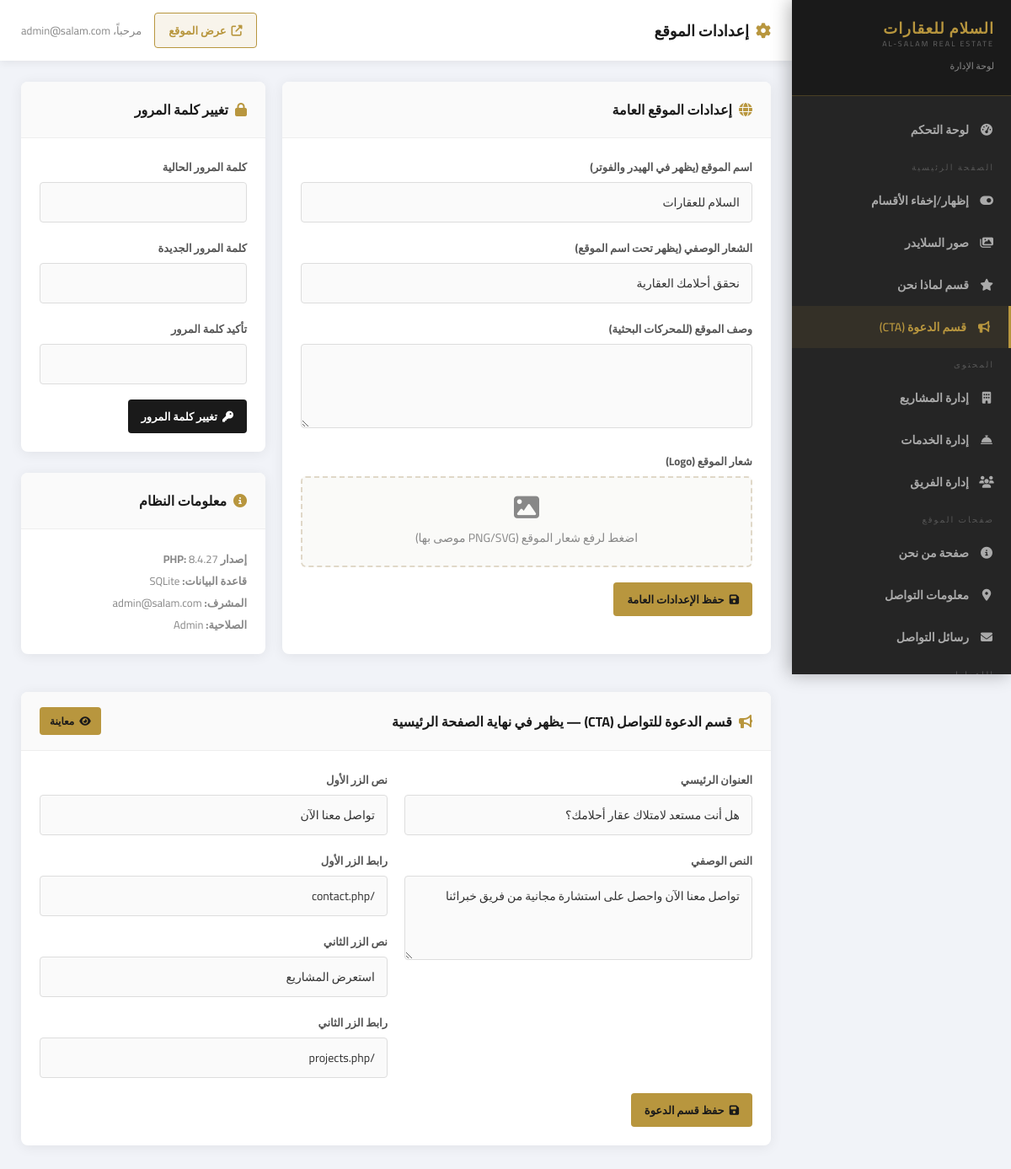
Screenshot of /admin/settings.php (signed in) with the database file from the repository.
### tables this page shows
CREATE TABLE site_settings (
    id INTEGER PRIMARY KEY AUTOINCREMENT,
    site_name TEXT DEFAULT 'السلام للعقارات',
    tagline TEXT DEFAULT 'نحقق أحلامك العقارية',
    logo_path TEXT,
    primary_color TEXT DEFAULT '#b8963e',
    meta_description TEXT,
    footer_text TEXT
, cta_title TEXT DEFAULT 'هل أنت مستعد لامتلاك عقار أحلامك؟', cta_subtitle TEXT DEFAULT 'تواصل معنا الآن واحصل على استشارة مجانية من فريق خبرائنا', cta_btn1_text TEXT DEFAULT 'تواصل معنا الآن', cta_btn1_link TEXT DEFAULT '/contact.php', cta_btn2_text TEXT DEFAULT 'استعرض المشاريع', cta_btn2_link TEXT DEFAULT '/projects.php');

### admin/settings.php (the view, shortened to what this page needs)
<?php
require_once __DIR__ . '/../includes/admin-check.php';
$settings = $pdo->query("SELECT * FROM site_settings LIMIT 1")->fetch();
include __DIR__ . '/../includes/admin-header.php';
?>
<div style="display:grid;grid-template-columns:2fr 1fr;gap:20px;margin-bottom:20px;">
<div class="admin-card">
    <div class="admin-card-header">
        <h3><i class="fas fa-globe"></i> إعدادات الموقع العامة</h3>
    </div>
    <div class="admin-card-body">
        <form method="POST" enctype="multipart/form-data">
            <div class="form-mb">
                <label class="form-label">اسم الموقع (يظهر في الهيدر والفوتر)</label>
                <input type="text" name="site_name" class="form-control" value="<?php echo htmlspecialchars($settings['site_name'] ?? 'السلام للعقارات'); ?>">
            </div>
            <div class="form-mb">
                <label class="form-label">الشعار الوصفي (يظهر تحت اسم الموقع)</label>
                <input type="text" name="tagline" class="form-control" value="<?php echo htmlspecialchars($settings['tagline'] ?? ''); ?>" placeholder="نحقق أحلامك العقارية">
            </div>
            <div class="form-mb">
                <label class="form-label">وصف الموقع (للمحركات البحثية)</label>
                <textarea name="meta_description" class="form-control" rows="2"><?php echo htmlspecialchars($settings['meta_description'] ?? ''); ?></textarea>
            </div>
            <div class="form-mb">
                <label class="form-label">شعار الموقع (Logo)</label>
                <div class="upload-area">
                    <i class="fas fa-image"></i>
                    <span>اضغط لرفع شعار الموقع (PNG/SVG موصى بها)</span>
                </div>
            </div>
            <button type="submit" class="btn btn-gold"><i class="fas fa-save"></i> حفظ الإعدادات العامة</button>
        </form>
    </div>
</div>
<div>
    <div class="admin-card">
        <div class="admin-card-header">
            <h3><i class="fas fa-lock"></i> تغيير كلمة المرور</h3>
        </div>
        <div class="admin-card-body">
            <form method="POST">
                <div class="form-mb">
                    <label class="form-label">كلمة المرور الحالية</label>
                    <input type="password" name="old_password" class="form-control" required>
                </div>
                <div class="form-mb">
                    <label class="form-label">كلمة المرور الجديدة</label>
                    <input type="password" name="new_password" class="form-control" required minlength="6">
                </div>
                <div class="form-mb">
                    <label class="form-label">تأكيد كلمة المرور</label>
                    <input type="password" name="confirm_password" class="form-control" required>
                </div>
                <button type="submit" class="btn btn-dark"><i class="fas fa-key"></i> تغيير كلمة المرور</button>
            </form>
        </div>
    </div>
    <div class="admin-card" style="margin-top:15px;">
        <div class="admin-card-header"><h3><i class="fas fa-info-circle"></i> معلومات النظام</h3></div>
        <div class="admin-card-body">
            <div style="font-size:13px;color:#888;line-height:2;">
                <p><strong>إصدار PHP:</strong> <?php echo PHP_VERSION; ?></p>
                <p><strong>قاعدة البيانات:</strong> SQLite</p>
                <p><strong>المشرف:</strong> <?php echo htmlspecialchars($_SESSION['admin_email']); ?></p>
                <p><strong>الصلاحية:</strong> <?php echo htmlspecialchars($_SESSION['admin_role'] ?? 'Admin'); ?></p>
            </div>
        </div>
    </div>
</div>
</div>
<div class="admin-card" id="cta">
    <div class="admin-card-header">
        <h3><i class="fas fa-bullhorn"></i> قسم الدعوة للتواصل (CTA) — يظهر في نهاية الصفحة الرئيسية</h3>
        <a href="/index.php#cta" class="btn btn-sm btn-gold" target="_blank"><i class="fas fa-eye"></i> معاينة</a>
    </div>
    <div class="admin-card-body">
        <form method="POST">
            <div style="display:grid;grid-template-columns:1fr 1fr;gap:20px;">
                <div>
                    <div class="form-mb">
                        <label class="form-label">العنوان الرئيسي</label>
                        <input type="text" name="cta_title" class="form-control" value="<?php echo htmlspecialchars($settings['cta_title'] ?? 'هل أنت مستعد لامتلاك عقار أحلامك؟'); ?>">
                    </div>
                    <div class="form-mb">
                        <label class="form-label">النص الوصفي</label>
                        <textarea name="cta_subtitle" class="form-control" rows="2"><?php echo htmlspecialchars($settings['cta_subtitle'] ?? 'تواصل معنا الآن واحصل على استشارة مجانية من فريق خبرائنا'); ?></textarea>
                    </div>
                </div>
                <div>
                    <div class="form-mb">
                        <label class="form-label">نص الزر الأول</label>
                        <input type="text" name="cta_btn1_text" class="form-control" value="<?php echo htmlspecialchars($settings['cta_btn1_text'] ?? 'تواصل معنا الآن'); ?>" placeholder="اتركه فارغاً لإخفاء الزر">
                    </div>
                    <div class="form-mb">
                        <label class="form-label">رابط الزر الأول</label>
                        <input type="text" name="cta_btn1_link" class="form-control" value="<?php echo htmlspecialchars($settings['cta_btn1_link'] ?? '/contact.php'); ?>">
                    </div>
                    <div class="form-mb">
                        <label class="form-label">نص الزر الثاني</label>
                        <input type="text" name="cta_btn2_text" class="form-control" value="<?php echo htmlspecialchars($settings['cta_btn2_text'] ?? 'استعرض المشاريع'); ?>" placeholder="اتركه فارغاً لإخفاء الزر">
                    </div>
                    <div class="form-mb">
                        <label class="form-label">رابط الزر الثاني</label>
                        <input type="text" name="cta_btn2_link" class="form-control" value="<?php echo htmlspecialchars($settings['cta_btn2_link'] ?? '/projects.php'); ?>">
                    </div>
                </div>
            </div>
            <button type="submit" class="btn btn-gold"><i class="fas fa-save"></i> حفظ قسم الدعوة</button>
        </form>
    </div>
</div>
<?php include __DIR__ . '/../includes/admin-footer.php'; ?>

### assets/css/style.css (style rules this page uses)
:root { --gold: #b8963e; --gold-light: #d4a847; --gold-dark: #8c6e2a; --dark: #1a1a1a; --dark2: #252525; --dark3: #2f2f2f; --light: #f5f0e8; --white: #ffffff; --gray: #888; --gray-light: #f8f5f0; --text: #333; }
* { margin: 0; padding: 0; box-sizing: border-box; }
html { scroll-behavior: smooth; }
body { font-family: 'Cairo', 'Segoe UI', sans-serif; direction: rtl; color: var(--text); background: var(--white); overflow-x: hidden; }
a { text-decoration: none; color: inherit; transition: all 0.3s; }
.admin-body { background: #f1f3f8; min-height: 100vh; font-family: 'Cairo', sans-serif; direction: rtl; }
.admin-card { background: var(--white); border-radius: 8px; box-shadow: 0 2px 15px rgba(0,0,0,0.07); margin-bottom: 25px; overflow: hidden; }
.admin-card-header { padding: 18px 22px; border-bottom: 1px solid #eee; display: flex; align-items: center; justify-content: space-between; background: #fafafa; }
.admin-card-header h3 { font-size: 16px; font-weight: 700; color: var(--dark); display: flex; align-items: center; gap: 8px; }
.admin-card-header h3 i { color: var(--gold); }
.admin-card-body { padding: 22px; }
.btn { padding: 8px 16px; border-radius: 4px; font-size: 13px; font-weight: 600; cursor: pointer; border: none; font-family: 'Cairo', sans-serif; transition: all 0.2s; display: inline-flex; align-items: center; gap: 6px; }
.btn-gold { background: var(--gold); color: var(--dark); }
.btn-dark { background: var(--dark); color: var(--white); }
.btn-sm { padding: 5px 12px; font-size: 12px; }
.form-label { display: block; margin-bottom: 6px; font-size: 13px; font-weight: 700; color: #555; }
.form-control { width: 100%; padding: 10px 14px; border: 1px solid #ddd; border-radius: 4px; font-size: 14px; font-family: 'Cairo', sans-serif; color: var(--text); background: #fafafa; transition: all 0.3s; }
textarea.form-control { resize: vertical; min-height: 100px; }
.form-mb { margin-bottom: 18px; }
.upload-area { border: 2px dashed #e0d8c8; border-radius: 6px; padding: 20px; text-align: center; cursor: pointer; color: #888; font-size: 14px; background: #fafaf8; }
.upload-area i { display: block; font-size: 30px; margin-bottom: 8px; }

### rows the page displays
site_settings: site_name "السلام للعقارات", tagline "نحقق أحلامك العقارية", cta_title "هل أنت مستعد لامتلاك عقار أحلامك؟", cta_subtitle "تواصل معنا الآن واحصل على استشارة مجانية من فريق خبرائنا", cta_btn1_text "تواصل معنا الآن", cta_btn1_link "/contact.php", cta_btn2_text "استعرض المشاريع", cta_btn2_link "/projects.php"

### other values shown
$admin_title "إعدادات الموقع"
$_SESSION['admin_email'] "admin@salam.com"
PHP_VERSION "8.4.27"
$_SESSION['admin_role'] "Admin"
